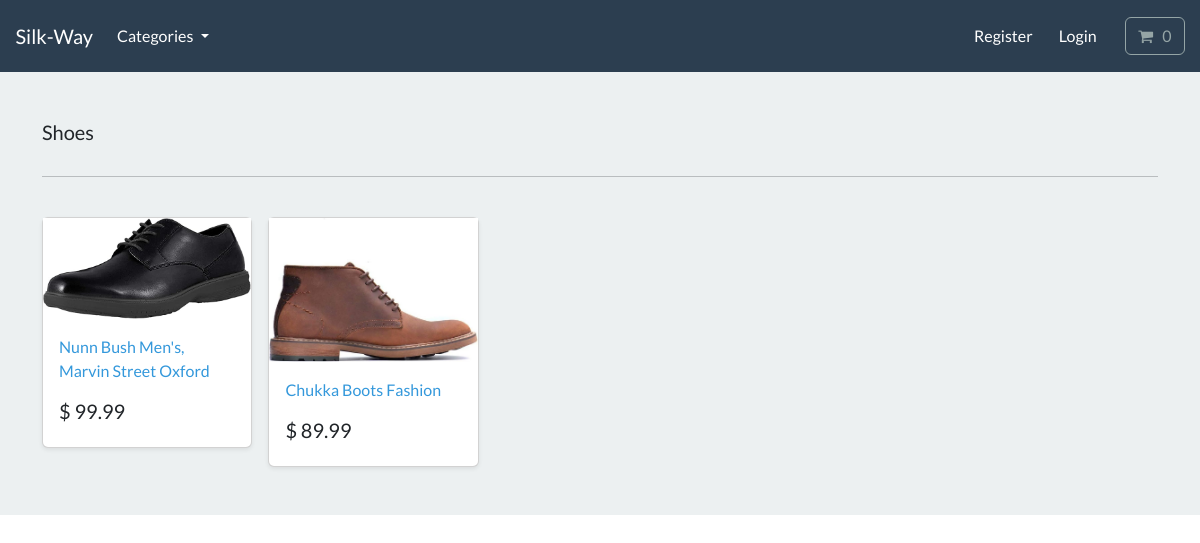
The page /search/shoes/ on the database its author committed.
### store/models.py (models this page shows, shortened)
class Category(models.Model):
    name = models.CharField(max_length=250, db_index=True)
    slug = models.SlugField(max_length=250, unique=True)
    class Meta:
        verbose_name_plural = 'categories'
    def get_absolute_url(self):
        return reverse('list_category', args=[self.slug])

class Product(models.Model):
    category = models.ForeignKey(Category, related_name='product', on_delete=models.CASCADE, null=True)
    title = models.CharField(max_length=250)
    brand = models.CharField(max_length=250, default='un-branded')
    description = models.TextField(blank=True)
    slug = models.SlugField(max_length=255)
    price = models.DecimalField(max_digits=8, decimal_places=2)
    image = models.ImageField(upload_to='images/')
    class Meta:
        verbose_name_plural = 'products'
    def get_absolute_url(self):
        return reverse('product_info', args=[self.slug])

### store/views.py (the view)
# urls.py: path('search/<slug:category_slug>/', views.list_category, name='list_category')
def list_category(request, category_slug=None):
    category = get_object_or_404(Category, slug=category_slug)
    products = Product.objects.filter(category=category)
    return render(request, 'store/list-category.html', {'category': category, 'products':products})

### cart/cart.py (called while the page is built)
    def __len__(self):
        return sum(item['qty'] for item in self.cart.values())

### cart/context_processors.py (called while the page is built)
def cart(request):
    return {'cart': Cart(request)}

### store/views.py (called while the page is built)
def categories(request):
    all_categories = Category.objects.all()
    return {"all_categories": all_categories}

### store/templates/store/list-category.html
{% extends "./base.html" %}
{% load static %}
{% block content %}
<main>
  <div class="album py-5 bg-light">
    <div class="container">
      <div class="pb-3 h5"> {{category.name | capfirst}}</div>
      <hr>
      <br>
      <div class="row row-cols-1 row-cols-sm-2 row-cols-md-5 g-3">
        {%for product in products%}
        <div class="col">
          <div class="card shadow-sm">
          <img class="img-fluid" alt="Responsive image" src="{{product.image.url}}">
            <div class="card-body">
              <p class="card-text">
                <a class="text-info text-decoration-none" href="{{product.get_absolute_url}}"> {{product.title}} </a>
              </p>
              <div class="d-flex justify-content-between align-items-center">
                <h5> $ {{product.price}} </h5>
              </div>
            </div>
          </div>
        </div>
        {%endfor%}
      </div>
    </div>
  </div>
</main>
{% endblock %}

### rows shown on the page
Category: name "Shoes"
Product: image (picture), title "Nunn Bush Men's, Marvin Street Oxford", price "99.99"
Product: image (picture), title "Chukka Boots Fashion", price "89.99"
